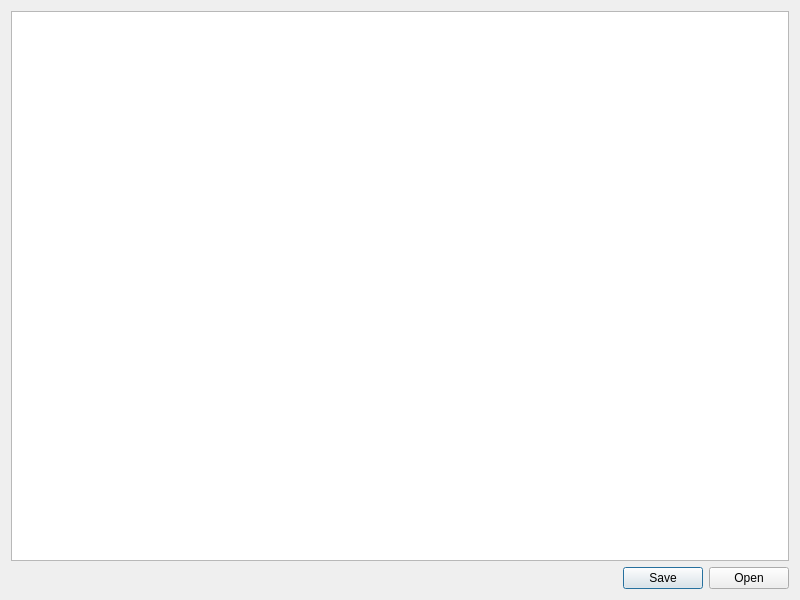
<?xml version="1.0" encoding="UTF-8"?>
<ui version="4.0">
 <class>Dialog</class>
 <widget class="QDialog" name="Dialog">
  <property name="geometry">
   <rect>
    <x>0</x>
    <y>0</y>
    <width>800</width>
    <height>600</height>
   </rect>
  </property>
  <property name="windowTitle">
   <string>Dialog</string>
  </property>
  <layout class="QVBoxLayout" name="verticalLayout">
   <item>
    <widget class="QPlainTextEdit" name="plainTextEdit"/>
   </item>
   <item>
    <widget class="QDialogButtonBox" name="buttonBox">
     <property name="standardButtons">
      <set>QDialogButtonBox::Open|QDialogButtonBox::Save</set>
     </property>
    </widget>
   </item>
  </layout>
 </widget>
 <resources/>
 <connections/>
</ui>
